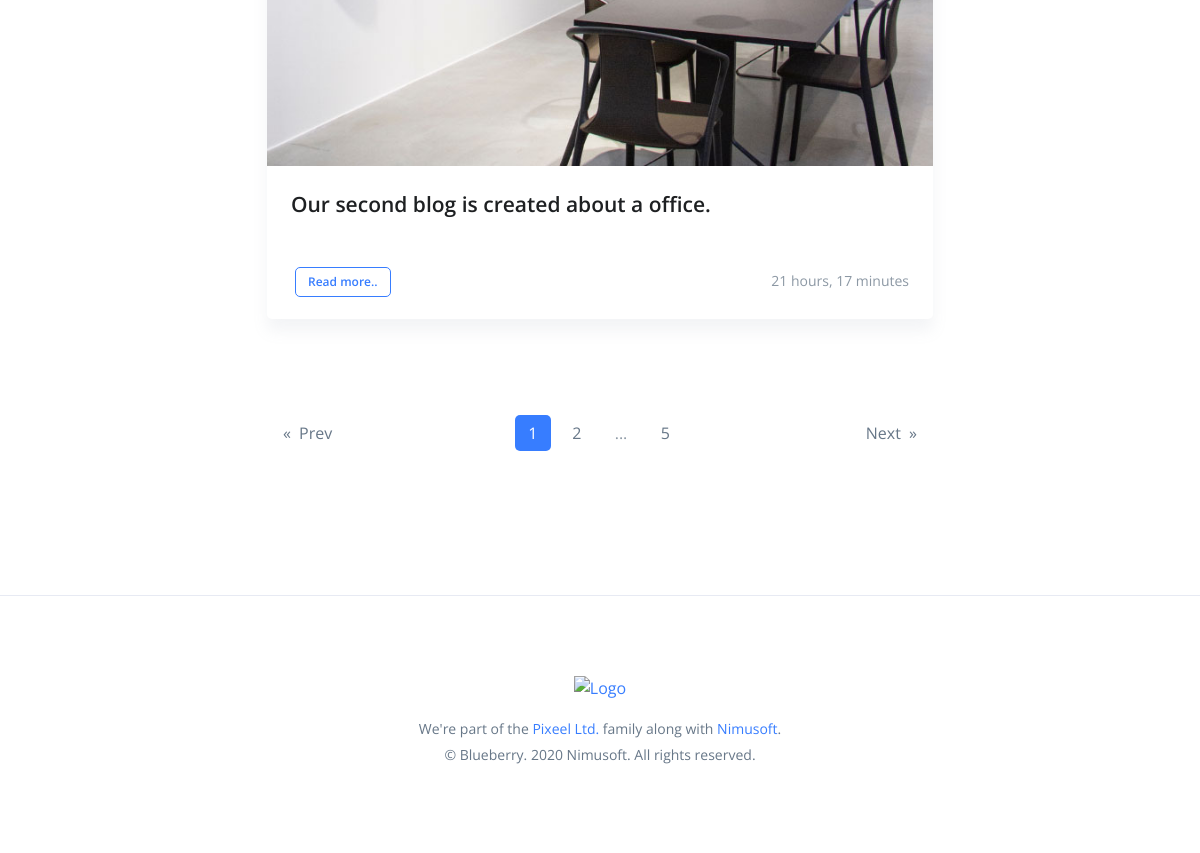
Before: / (lower part) with the older database file.
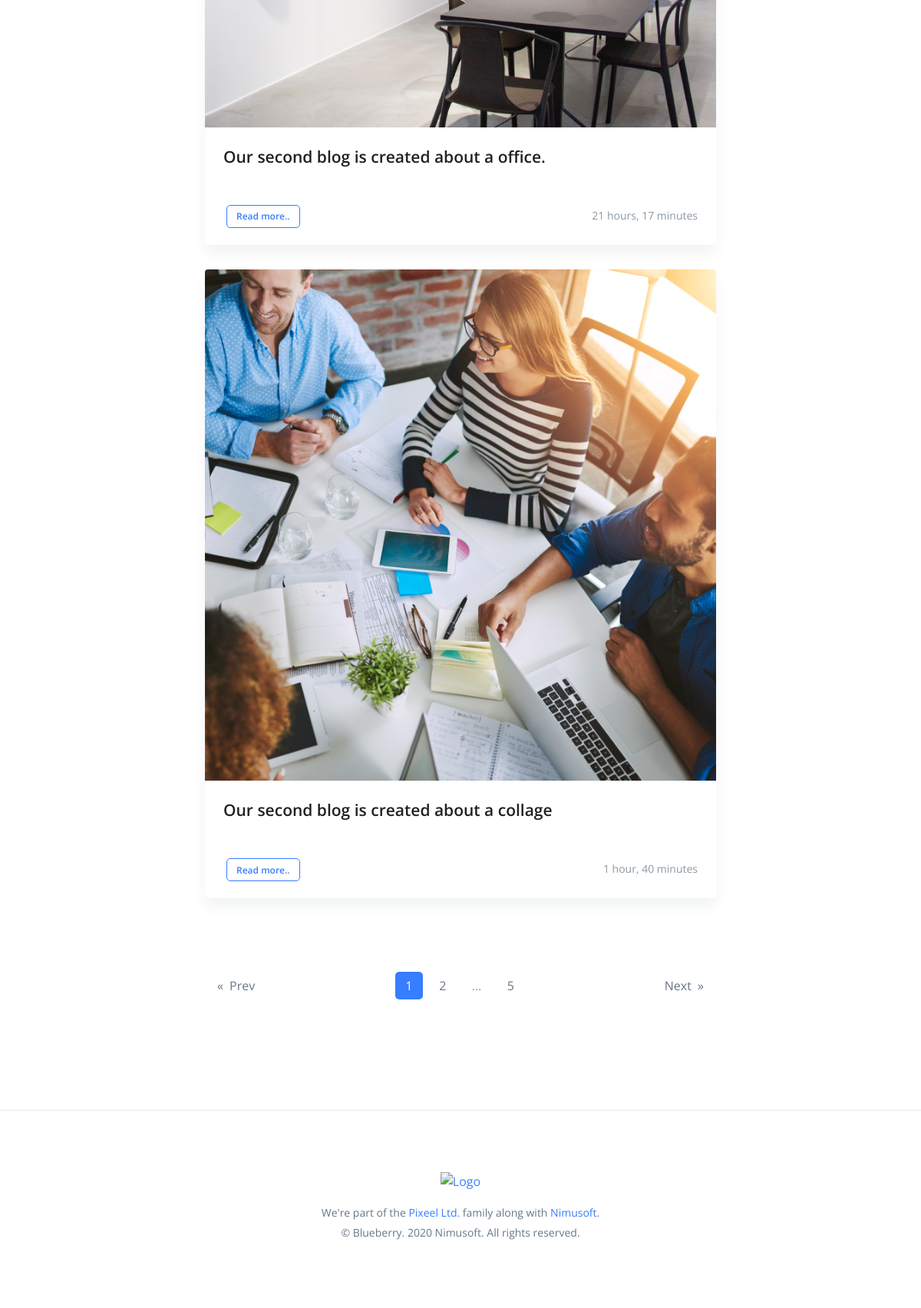
After: the same page with the newer database file.
### blog/models.py (models this page shows, shortened)
class Blog(models.Model):
    title = models.CharField(max_length=100)
    slug = models.SlugField()
    thumbnail = models.ImageField(upload_to = 'blog/images/')
    short_discription = models.TextField()
    discription = models.TextField()
    creation = models.DateTimeField(auto_now_add=True)
    def get_absolute_url(self):
        return reverse('blog:blog_details', kwargs={'slug': self.slug})

### blog/views.py (the view)
# urls.py: path('', views.blog_list, name = 'blog_list'),
def blog_list(request):
    blog = Blog.objects.all()
    paginator = Paginator(blog, 2)
    page_number = request.GET.get('page')
    page_obj = paginator.get_page(page_number)
    context = {
        'blogs':blog,
        'page_obj':page_obj
    }
    return render(request, 'blog/blog.html', context)

### templates/blog/blog.html (shortened to what the changed rows need)
{% load static %}
<!DOCTYPE html>
<html lang="en">
  <head>
    <link
      rel="stylesheet"
      href="{% static 'blueberry/assets/vendor/font-awesome/css/all.min.css' %}"
    />
    <link
      rel="stylesheet"
      href="{% static 'blueberry/assets/vendor/font-awesome/css/all.min.css' %}"
    />
    <link rel="stylesheet" href="{% static 'blueberry/assets/css/theme.css' %}" />
  </head>
  <body>
    <main id="content" role="main">
      <div class="container space-bottom-3">
        <div class="w-md-75 w-lg-60 mx-md-auto">
          {% for blog in blogs %}
          <article class="card mb-3 mb-sm-5">
            <img
              class="card-img-top"
              src="{{ blog.thumbnail.url }}"
              alt="Image Description"
            />
            <div class="card-body">
              <h2 class="h3">
                <a class="text-inherit" href="single-article.html"
                  >{{ blog.title }}</a
                >
              </h2>
              <div class="media align-items-center pt-5">
                <div class="avatar-group">
                  <div
                    class="avatar avatar-xs avatar-circle"
                    data-toggle="tooltip"
                    data-placement="top"
                    title="Hanna Wolfe"
                  >
                  <div class="d-block">
                    <a href="{{ blog.get_absolute_url }}">
                    <button
                      type="button"
                      class="btn btn-xs btn-outline-primary font-weight-bold text-nowrap ml-1"
                    >
                      Read more..
                    </button>
                  </a>
                  </div>
                  </div>
                </div>
                <div
                  class="media-body d-flex justify-content-end text-muted font-size-1 ml-2"
                >
                {{ blog.creation | timesince }}
                </div>
              </div>
            </div>
          </article>
          {% endfor %}
        </div>
      </div>
    </main>
  </body>
</html>

Changed rows visible on the page:
added Blog: thumbnail (picture), title "Our second blog is created about a collage", creation "1 hour, 40 minutes"
